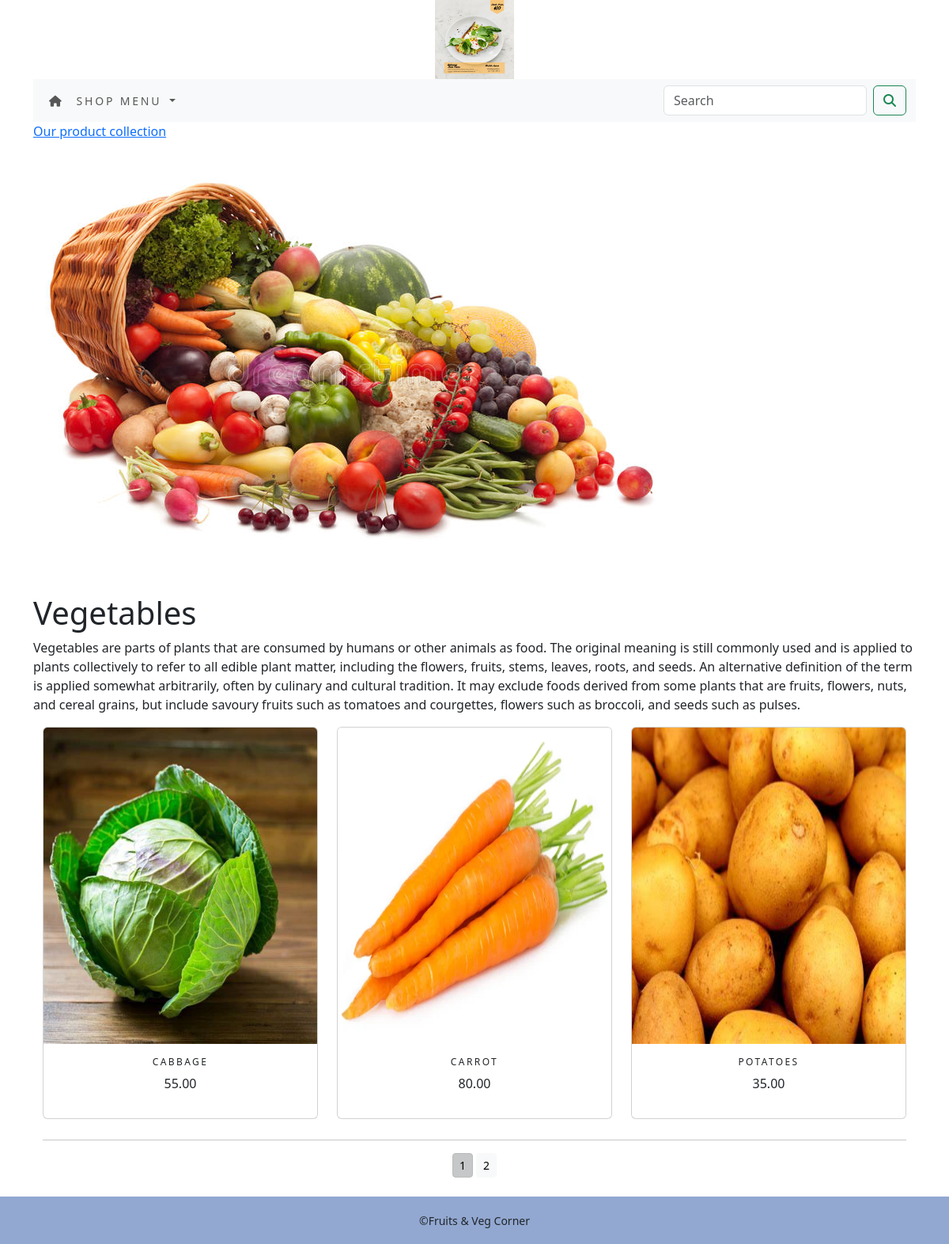
The page /shop/vegetables/ on the database its author committed.
### shopapp/models.py (models this page shows, shortened)
class Category(models.Model):
    name = models.CharField(max_length=250, unique=True)
    slug = models.SlugField(max_length=250, unique=True)
    description = models.TextField(blank=True)
    image = models.ImageField(upload_to='category', blank=True)
    class Meta:
        ordering = ('name',)
        verbose_name = 'category'
        verbose_name_plural = 'categories'
    def get_url(self):
        return reverse('shopapp:pro_by_cat', args=[self.slug])

class Product(models.Model):
    name = models.CharField(max_length=250, unique=True)
    slug = models.SlugField(max_length=250, unique=True)
    description = models.TextField(blank=True)
    price = models.DecimalField(max_digits=10, decimal_places=2)
    category = models.ForeignKey('Category', on_delete=models.CASCADE)
    image = models.ImageField(upload_to='product', blank=True)
    stock = models.IntegerField()
    available = models.BooleanField(default=True)
    created = models.DateTimeField(auto_now_add=True)
    updated = models.DateTimeField(auto_now=True)
    def get_url(self):
        return reverse('shopapp:ProDetail', args=[self.category.slug, self.slug])
    class Meta:
        ordering = ('name',)
        verbose_name = 'product'
        verbose_name_plural = 'products'

### shopapp/views.py (the view)
# urls.py: path('', views.allProdCat, name='allProdCat'),
def allProdCat(request, c_slug=None):
    c_page = None
    products_list = None
    if c_slug!= None:
        c_page = get_object_or_404(Category, slug=c_slug)
        products_list = Product.objects.all().filter(category=c_page, available=True)
    else:
        products_list = Product.objects.all().filter(available=True)
    paginator = Paginator(products_list, 3)
    try:
        page = int(request.GET.get('page', '1'))
    except:
        page = 1
    try:
        products = paginator.page(page)
    except (EmptyPage, InvalidPage):
        products = paginator.page(paginator.num_pages)
    return render(request, "category.html", {'category': c_page, 'products': products})

### cartapp/context_processor.py (called while the page is built)
def counter(request):
    item_count = 0
    if 'admin' in request.path:
        return {}
    else:
        try:
            cart = Cart.objects.filter(cart_id=_cart_id(request))
            cart_items = CartItem.objects.all().filter(cart=cart[:1])
            for cart_item in cart_items:
                item_count += cart_item.quantity
        except Cart.DoesNotExist:
            item_count = 0
    return dict(item_count=item_count)

### cartapp/views.py (called while the page is built)
def _cart_id(request):
    cart = request.session.session_key
    if not cart:
        cart = request.session.create()
    return cart

### shopapp/contex_processor.py (called while the page is built)
def menu_links(request):
    links = Category.objects.all()
    return dict(links=links)

### template/category.html (shortened to what this page needs)
{% extends 'base.html' %}
{% load static %}
{% block content %}
    {% if category %}
        <div>
            <div class="row my_row_class">
                <div class="mx-auto">
                <p> <a href="{% url 'shopapp:allProdCat' %}">Our product collection</a> </p>
            </div>
                 </div>
        </div>
    {% endif %}
<div class="mx_auto">
    {% if category %}
        <img src="{{category.image.url}}" alt="{{category.name}}">
</div>
<br>
<div>
    <h1> {{category.name}}</h1>
    <P> {{category.description}}</P>
</div>
    {% endif %}
<div class="container">
    <div class="row mx_auto">
        {% for product in products.object_list %}
        <div class="my_bottom_margin col-9 col-sm-12 col-md-4 xol-lg-4">
            <div class="card text-center" style="min-width:18rem;">
                <a href="{{ product.get_url }}"><img class="card-img-top my_image"  style="height:400px;" src="{{product.image.url}}" alt="{{ product.name }}"></a>
                <div class="card-body">
                    <h4> {{ product.name }}</h4>
                    <p> {{ product.price }}</p>
                </div>
            </div>
        </div>
        {% endfor %}
    </div>
    <div class="mx-auto">
        {% if products.paginator.num_pages > 1 %}
        <hr>
        <div class="text-center">
            {% for pg in products.paginator.page_range %}
            <a href="?page={{pg}}" class="btn btn-light btn-sm {% if products.number == pg %} active {% endif %}">{{ pg }}</a>
            {% endfor %}
        </div>
        {% endif %}
    </div>
<br>
</div>
{% endblock %}

### static/css/custom.css (style rules this page uses)
body { font-family: 'Source Sans Pro', sans-serif; }
.my_image { width:100%; height:auto; }
.my_bottom_margin { margin-bottom:10px; }
.card-body h4 { font-size:12px; text-transform:uppercase; letter-spacing:.2em; }

### rows shown on the page
Category: image (picture), name "Vegetables", description "Vegetables are parts of plants that are consumed by humans or other animals as food. The original meaning is still commonly used and is applied to plants collectively to refer to all edible plant matter, including the flowers, fruits, stems, leaves, roots, and seeds. An alternative definition of the term is applied somewhat arbitrarily, often by culinary and cultural tradition. It may exclude foods derived from some plants that are fruits, flowers, nuts, and cereal grains, but include savoury fruits such as tomatoes and courgettes, flowers such as broccoli, and seeds such as pulses."
Product: image (picture), name "CABBAGE", price "55.00"
Product: image (picture), name "CARROT", price "80.00"
Product: image (picture), name "POTATOES", price "35.00"

### other values the page prints
{{ pg }} "1" "2"
